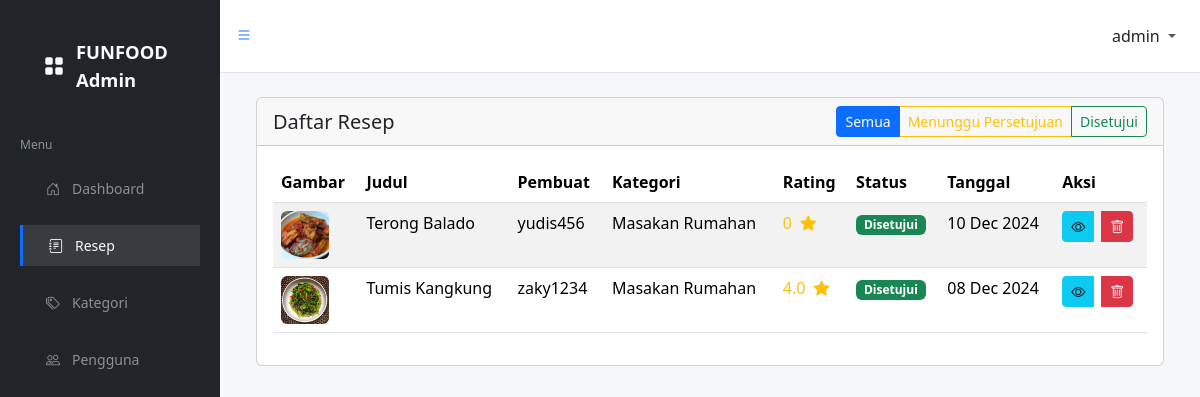
Page /a/recipes/ (signed in) on the committed database.
### funfood_app/models.py (models this page shows, shortened)
class CustomUser(AbstractUser):
    nickname = models.CharField(max_length=20)
    phone_number = models.CharField(max_length=20, blank=True, null=True)
    profile_image = models.ImageField(upload_to='profile/', blank=True, null=True)

class Recipe(models.Model):
    user = models.ForeignKey(CustomUser, on_delete=models.CASCADE, related_name='recipes')
    title = models.CharField(max_length=100)
    description = models.TextField()
    ingredients = models.TextField(help_text='Separate each ingredient with a newline.')
    steps = models.TextField(help_text='Separate each step with a newline.')
    image = models.ImageField(upload_to='recipe/', blank=True, null=True)
    category = models.ForeignKey('Category', on_delete=models.CASCADE, related_name='recipes')
    is_approved = models.BooleanField(default=False)
    created_at = models.DateTimeField(auto_now_add=True)
    def get_avg_rating(self):
        reviews = self.reviews.all()
        if reviews.exists():
            total_rating = sum(review.rating for review in reviews)
            return round(total_rating / reviews.count(), 2)
        return 0

class Category(models.Model):
    name = models.CharField(max_length=50, unique=True)
    description = models.TextField()

class Review(models.Model):
    user = models.ForeignKey(CustomUser, on_delete=models.CASCADE, related_name='reviews')
    recipe = models.ForeignKey(Recipe, on_delete=models.CASCADE, related_name='reviews')
    rating = models.PositiveIntegerField()
    comment = models.TextField(blank=True)
    created_at = models.DateTimeField(auto_now_add=True)

### funfood_app/views.py (the view)
# urls.py: path('a/recipes/', views.admin_recipes, name='admin_recipes'),
@staff_member_required
def admin_recipes(request):
    recipes = Recipe.objects.select_related('user', 'category').order_by('-created_at')
    status_filter = request.GET.get('status', 'all')
    if status_filter == 'pending':
        recipes = recipes.filter(is_approved=False)
    elif status_filter == 'approved':
        recipes = recipes.filter(is_approved=True)
    context = {
        'recipes': recipes,
        'status_filter': status_filter
    }
    return render(request, 'admin/recipes.html', context)

### templates/admin/recipes.html (shortened to what this page needs)
{% extends 'admin/base_admin.html' %} {% block content %}
<div class="container-fluid">
  <div class="card">
    <div class="card-header d-flex justify-content-between align-items-center">
      <h5 class="card-title mb-0">Daftar Resep</h5>
      <div class="btn-group">
        <a
          href="{% url 'admin_recipes' %}?status=all"
          class="btn btn-sm btn-outline-primary {% if current_filter == 'all' or not current_filter %}active{% endif %}"
        >
          Semua
        </a>
        <a
          href="{% url 'admin_recipes' %}?status=pending"
          class="btn btn-sm btn-outline-warning {% if current_filter == 'pending' %}active{% endif %}"
        >
          Menunggu Persetujuan
        </a>
        <a
          href="{% url 'admin_recipes' %}?status=approved"
          class="btn btn-sm btn-outline-success {% if current_filter == 'approved' %}active{% endif %}"
        >
          Disetujui
        </a>
      </div>
    </div>
    <div class="card-body">
      <div class="table-responsive">
        <table class="table table-striped">
          <thead>
            <tr>
              <th>Gambar</th>
              <th>Judul</th>
              <th>Pembuat</th>
              <th>Kategori</th>
              <th>Rating</th>
              <th>Status</th>
              <th>Tanggal</th>
              <th>Aksi</th>
            </tr>
          </thead>
          <tbody>
            {% for recipe in recipes %}
            <tr>
              <td>
                {% if recipe.image %}
                <img
                  src="{{ recipe.image.url }}"
                  alt="{{ recipe.title }}"
                  class="rounded"
                  width="48"
                  height="48"
                  style="object-fit: cover"
                />
                {% endif %}
              </td>
              <td class="text-capitalize">{{ recipe.title }}</td>
              <td>{{ recipe.user.username }}</td>
              <td>{{ recipe.category.name }}</td>
              <td>
                <div class="text-warning">
                  <span class="me-1">{{ recipe.get_avg_rating }}</span>
                  <i class="bi bi-star-fill"></i>
                </div>
              </td>
              <td>
                {% if recipe.is_approved %}
                <span class="badge bg-success">Disetujui</span>
                {% else %}
                <span class="badge bg-warning">Menunggu Persetujuan</span>
                {% endif %}
              </td>
              <td>{{ recipe.created_at|date:"d M Y" }}</td>
              <td>
                <div class="btn-group gap-2">
                  <a
                    href="{% url 'recipe_detail' recipe.pk %}"
                    class="btn btn-sm btn-info"
                    title="Lihat"
                  >
                    <i class="bi bi-eye"></i>
                  </a>
                  <button
                    class="btn btn-sm btn-danger"
                    title="Hapus"
                    data-bs-toggle="modal"
                    data-bs-target="#deleteModal{{ recipe.pk }}"
                  >
                    <i class="bi bi-trash"></i>
                  </button>
                </div>
              </td>
            </tr>
            {% endfor %}
          </tbody>
        </table>
      </div>
    </div>
  </div>
</div>
{% endblock %}

### templates/admin/components/navbar.html (shortened to what this page needs)
<nav class="navbar navbar-expand navbar-light navbar-bg">
  <a class="sidebar-toggle">
    <i class="bi bi-list"></i>
  </a>
  <div class="navbar-collapse collapse">
    <ul class="navbar-nav navbar-align">
      <li class="nav-item dropdown">
        <a class="nav-link dropdown-toggle" href="#" data-bs-toggle="dropdown">
          <span class="text-dark">{{ user.username }}</span>
        </a>
      </li>
    </ul>
  </div>
</nav>

### static/css/admin.css (style rules this page uses)
.navbar-bg { background: #fff; padding: 1rem; border-bottom: 1px solid rgba(0,0,0,.1); }
.navbar-align { margin-left: auto; }
.sidebar-toggle { cursor: pointer; width: 26px; height: 26px; display: flex; }

### rows in the picture
CustomUser: username "admin"
Recipe: image (picture), title "Terong Balado", user.username "yudis456", category.name "Masakan Rumahan", get_avg_rating "0", is_approved "Disetujui", created_at "10 Dec 2024"
Recipe: image (picture), title "Tumis Kangkung", user.username "zaky1234", category.name "Masakan Rumahan", get_avg_rating "4.0", is_approved "Disetujui", created_at "08 Dec 2024"
